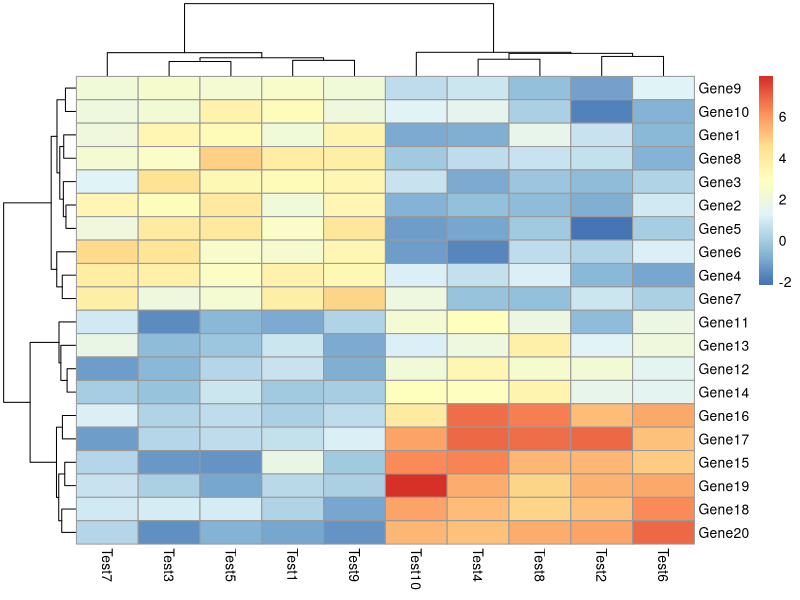
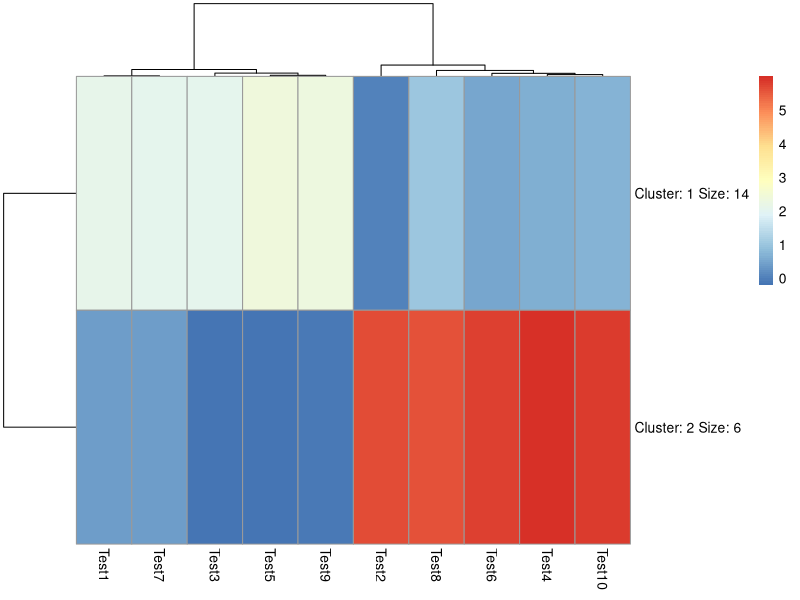
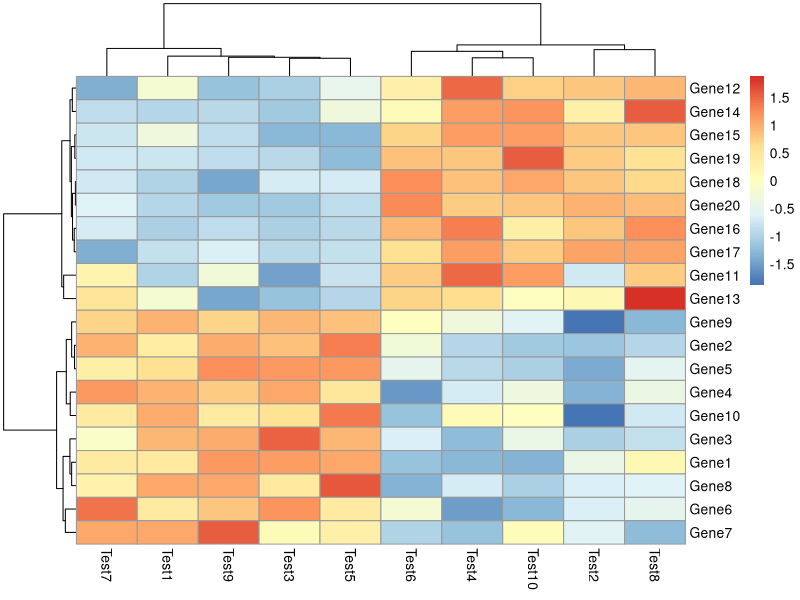
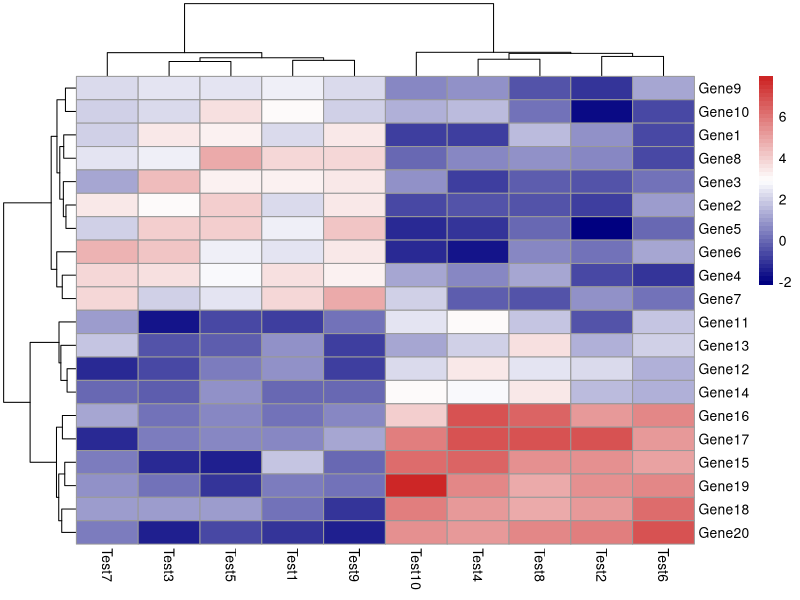
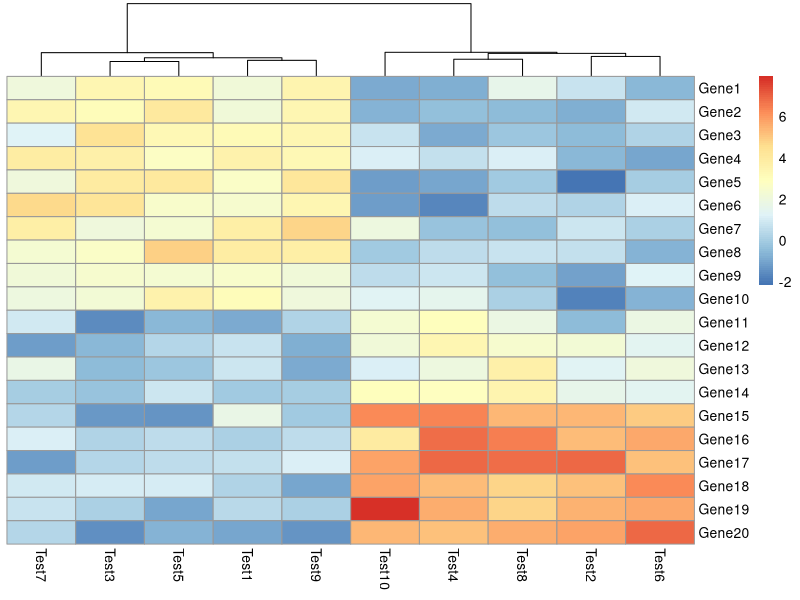
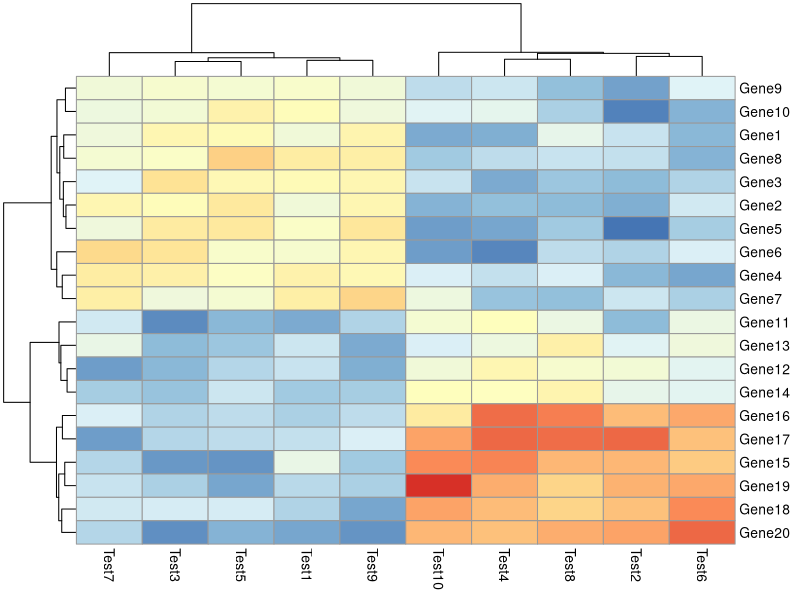
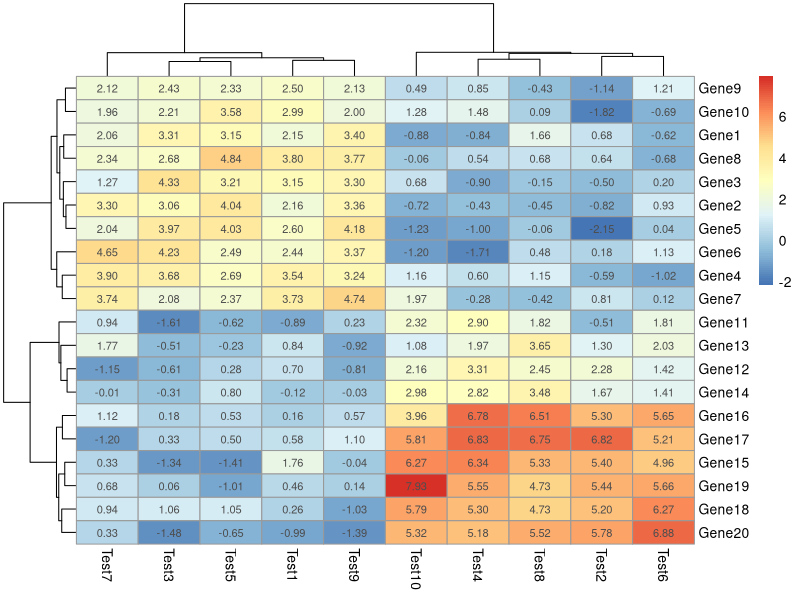
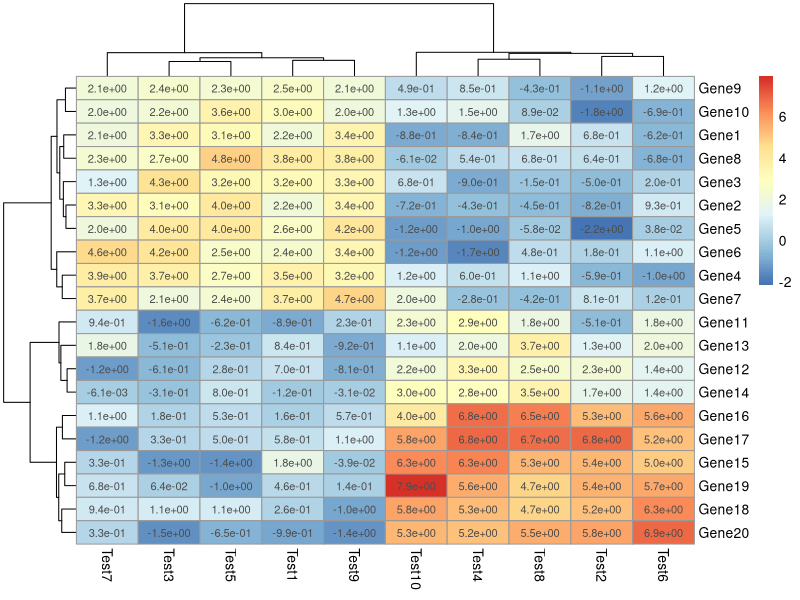

Reproduce these figures in R, in order.
library(pheatmap)


### Name: pheatmap
### Title: A function to draw clustered heatmaps.
### Aliases: pheatmap

### ** Examples

# Create test matrix
test = matrix(rnorm(200), 20, 10)
test[1:10, seq(1, 10, 2)] = test[1:10, seq(1, 10, 2)] + 3
test[11:20, seq(2, 10, 2)] = test[11:20, seq(2, 10, 2)] + 2
test[15:20, seq(2, 10, 2)] = test[15:20, seq(2, 10, 2)] + 4
colnames(test) = paste("Test", 1:10, sep = "")
rownames(test) = paste("Gene", 1:20, sep = "")

# Draw heatmaps
pheatmap(test)
pheatmap(test, kmeans_k = 2)
pheatmap(test, scale = "row", clustering_distance_rows = "correlation")
pheatmap(test, color = colorRampPalette(c("navy", "white", "firebrick3"))(50))
pheatmap(test, cluster_row = FALSE)
pheatmap(test, legend = FALSE)

# Show text within cells
pheatmap(test, display_numbers = TRUE)
pheatmap(test, display_numbers = TRUE, number_format = "%.1e")
pheatmap(test, display_numbers = matrix(ifelse(test > 5, "*", ""), nrow(test)))
pheatmap(test, cluster_row = FALSE, legend_breaks = -1:4, legend_labels = c("0",
"1e-4", "1e-3", "1e-2", "1e-1", "1"))

# Fix cell sizes and save to file with correct size
pheatmap(test, cellwidth = 15, cellheight = 12, main = "Example heatmap")
pheatmap(test, cellwidth = 15, cellheight = 12, fontsize = 8, filename = "test.pdf")

# Generate annotations for rows and columns
annotation_col = data.frame(
                    CellType = factor(rep(c("CT1", "CT2"), 5)), 
                    Time = 1:5
                )
rownames(annotation_col) = paste("Test", 1:10, sep = "")

annotation_row = data.frame(
                    GeneClass = factor(rep(c("Path1", "Path2", "Path3"), c(10, 4, 6)))
                )
rownames(annotation_row) = paste("Gene", 1:20, sep = "")

# Display row and color annotations
pheatmap(test, annotation_col = annotation_col)
pheatmap(test, annotation_col = annotation_col, annotation_legend = FALSE)
pheatmap(test, annotation_col = annotation_col, annotation_row = annotation_row)


# Specify colors
ann_colors = list(
    Time = c("white", "firebrick"),
    CellType = c(CT1 = "#1B9E77", CT2 = "#D95F02"),
    GeneClass = c(Path1 = "#7570B3", Path2 = "#E7298A", Path3 = "#66A61E")
)

pheatmap(test, annotation_col = annotation_col, annotation_colors = ann_colors, main = "Title")
pheatmap(test, annotation_col = annotation_col, annotation_row = annotation_row, 
         annotation_colors = ann_colors)
pheatmap(test, annotation_col = annotation_col, annotation_colors = ann_colors[2]) 

# Gaps in heatmaps
pheatmap(test, annotation_col = annotation_col, cluster_rows = FALSE, gaps_row = c(10, 14))
pheatmap(test, annotation_col = annotation_col, cluster_rows = FALSE, gaps_row = c(10, 14), 
         cutree_col = 2)

# Show custom strings as row/col names
labels_row = c("", "", "", "", "", "", "", "", "", "", "", "", "", "", "", 
"", "", "Il10", "Il15", "Il1b")

pheatmap(test, annotation_col = annotation_col, labels_row = labels_row)

# Specifying clustering from distance matrix
drows = dist(test, method = "minkowski")
dcols = dist(t(test), method = "minkowski")
pheatmap(test, clustering_distance_rows = drows, clustering_distance_cols = dcols)

# Modify ordering of the clusters using clustering callback option
callback = function(hc, mat){
    sv = svd(t(mat))$v[,1]
    dend = reorder(as.dendrogram(hc), wts = sv)
    as.hclust(dend)
}

pheatmap(test, clustering_callback = callback)

## Not run: 
##D # Same using dendsort package
##D library(dendsort)
##D 
##D callback = function(hc, ...){dendsort(hc)}
##D pheatmap(test, clustering_callback = callback)
## End(Not run)
